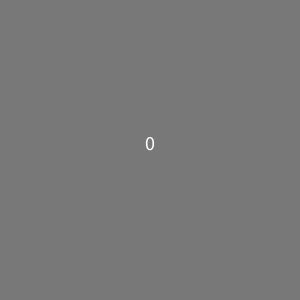
Frame 1 (no input)
Frame 60 (the mouse pressed at the canvas centre just before this capture): identical to frame 1, image omitted
Frame 120 (the mouse held since frame 60 and released just before this capture): blank canvas, image omitted

The Processing sketch that drew this single still picture (run headless with seeded random() and noise(); from frame 60 on, the mouse is pressed at the canvas centre):

// Processing sketch: ex14_pde
// ── ex14_pde.pde
int click = 0; 

void setup(){
  size(300, 300);
  textAlign(CENTER);
  textSize(20);
}

void draw(){
  background(120);
  text(click, 150, 150);
}

void mousePressed(){
  click+= 1;
  if (click == 11) click = 0;
}
